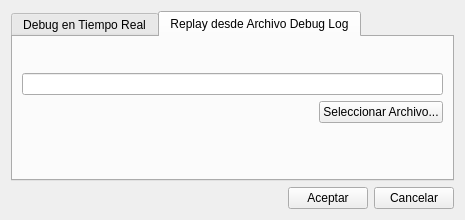
<?xml version="1.0" encoding="UTF-8"?>
<ui version="4.0">
 <class>DialogConfigurarDebug</class>
 <widget class="QDialog" name="DialogConfigurarDebug">
  <property name="geometry">
   <rect>
    <x>0</x>
    <y>0</y>
    <width>465</width>
    <height>220</height>
   </rect>
  </property>
  <property name="minimumSize">
   <size>
    <width>465</width>
    <height>220</height>
   </size>
  </property>
  <property name="windowTitle">
   <string>Dialog</string>
  </property>
  <layout class="QVBoxLayout" name="verticalLayout_2">
   <item>
    <widget class="QTabWidget" name="tabWidget">
     <property name="font">
      <font>
       <pointsize>9</pointsize>
      </font>
     </property>
     <property name="currentIndex">
      <number>1</number>
     </property>
     <widget class="QWidget" name="tabTiempoReal">
      <attribute name="title">
       <string>Debug en Tiempo Real</string>
      </attribute>
      <layout class="QVBoxLayout" name="verticalLayout_3">
       <item>
        <widget class="QGroupBox" name="groupBoxConex">
         <property name="sizePolicy">
          <sizepolicy hsizetype="Preferred" vsizetype="Preferred">
           <horstretch>0</horstretch>
           <verstretch>0</verstretch>
          </sizepolicy>
         </property>
         <property name="minimumSize">
          <size>
           <width>300</width>
           <height>0</height>
          </size>
         </property>
         <property name="font">
          <font>
           <pointsize>9</pointsize>
          </font>
         </property>
         <property name="title">
          <string>Configurar Conexión</string>
         </property>
         <layout class="QHBoxLayout" name="horizontalLayout">
          <item>
           <widget class="QLabel" name="labelPort">
            <property name="font">
             <font>
              <pointsize>9</pointsize>
             </font>
            </property>
            <property name="text">
             <string>Puerto</string>
            </property>
           </widget>
          </item>
          <item>
           <widget class="QComboBox" name="comboBoxPuertos">
            <property name="sizePolicy">
             <sizepolicy hsizetype="Expanding" vsizetype="Fixed">
              <horstretch>0</horstretch>
              <verstretch>0</verstretch>
             </sizepolicy>
            </property>
            <property name="font">
             <font>
              <pointsize>9</pointsize>
             </font>
            </property>
            <property name="editable">
             <bool>false</bool>
            </property>
           </widget>
          </item>
          <item>
           <widget class="QPushButton" name="pushButtonRefreshPorts">
            <property name="font">
             <font>
              <pointsize>9</pointsize>
             </font>
            </property>
            <property name="toolTip">
             <string>Refrescar puertos</string>
            </property>
            <property name="statusTip">
             <string>Refrescar puertos</string>
            </property>
            <property name="text">
             <string>Actualizar</string>
            </property>
           </widget>
          </item>
         </layout>
        </widget>
       </item>
       <item>
        <widget class="QCheckBox" name="checkBoxArchivoDebugLog">
         <property name="font">
          <font>
           <pointsize>9</pointsize>
          </font>
         </property>
         <property name="text">
          <string>Generar Archivo Debug Log</string>
         </property>
        </widget>
       </item>
       <item>
        <spacer name="verticalSpacer">
         <property name="orientation">
          <enum>Qt::Vertical</enum>
         </property>
         <property name="sizeHint" stdset="0">
          <size>
           <width>20</width>
           <height>40</height>
          </size>
         </property>
        </spacer>
       </item>
      </layout>
     </widget>
     <widget class="QWidget" name="tabReplayArchivo">
      <attribute name="title">
       <string>Replay desde Archivo Debug Log</string>
      </attribute>
      <layout class="QVBoxLayout" name="verticalLayout">
       <item>
        <spacer name="verticalSpacer_3">
         <property name="orientation">
          <enum>Qt::Vertical</enum>
         </property>
         <property name="sizeHint" stdset="0">
          <size>
           <width>20</width>
           <height>40</height>
          </size>
         </property>
        </spacer>
       </item>
       <item>
        <widget class="QLineEdit" name="lineEditArchivo">
         <property name="font">
          <font>
           <pointsize>9</pointsize>
          </font>
         </property>
        </widget>
       </item>
       <item>
        <layout class="QHBoxLayout" name="horizontalLayout_3">
         <item>
          <spacer name="horizontalSpacer">
           <property name="orientation">
            <enum>Qt::Horizontal</enum>
           </property>
           <property name="sizeHint" stdset="0">
            <size>
             <width>40</width>
             <height>20</height>
            </size>
           </property>
          </spacer>
         </item>
         <item>
          <widget class="QPushButton" name="pushButtonAbrir">
           <property name="font">
            <font>
             <pointsize>9</pointsize>
            </font>
           </property>
           <property name="text">
            <string>Seleccionar Archivo...</string>
           </property>
          </widget>
         </item>
        </layout>
       </item>
       <item>
        <widget class="QLabel" name="labelDebugFile">
         <property name="text">
          <string/>
         </property>
        </widget>
       </item>
       <item>
        <spacer name="verticalSpacer_2">
         <property name="orientation">
          <enum>Qt::Vertical</enum>
         </property>
         <property name="sizeHint" stdset="0">
          <size>
           <width>20</width>
           <height>40</height>
          </size>
         </property>
        </spacer>
       </item>
      </layout>
     </widget>
    </widget>
   </item>
   <item>
    <layout class="QHBoxLayout" name="horizontalLayout_2">
     <item>
      <spacer name="horizontalSpacer_2">
       <property name="orientation">
        <enum>Qt::Horizontal</enum>
       </property>
       <property name="sizeHint" stdset="0">
        <size>
         <width>40</width>
         <height>20</height>
        </size>
       </property>
      </spacer>
     </item>
     <item>
      <widget class="QPushButton" name="pushButtonAceptar">
       <property name="font">
        <font>
         <pointsize>9</pointsize>
        </font>
       </property>
       <property name="text">
        <string>Aceptar</string>
       </property>
      </widget>
     </item>
     <item>
      <widget class="QPushButton" name="pushButtonCancelar">
       <property name="font">
        <font>
         <pointsize>9</pointsize>
        </font>
       </property>
       <property name="text">
        <string>Cancelar</string>
       </property>
      </widget>
     </item>
    </layout>
   </item>
  </layout>
 </widget>
 <resources/>
 <connections/>
</ui>
